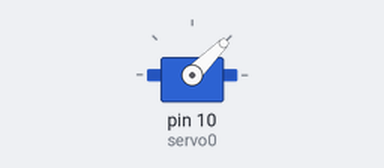
The sketch below on a simulated Arduino Uno, built with avr-gcc and run on an emulated ATmega328P. On the bench: servo.

Above: at 0.55 s.
At 4.5 s:
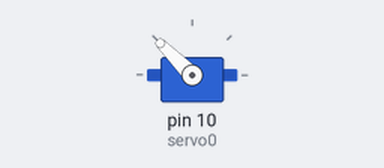
Timing chart, 0 to 5.7 s (numbered marks = the images above):
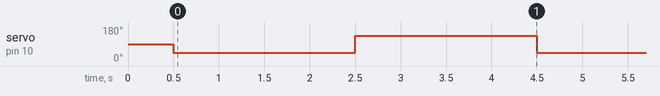

The sketch:

test1.ino
```cpp
#include <VarSpeedServo.h>

VarSpeedServo servo0;

void setup() {
  // put your setup code here, to run once:
  servo0.attach(10);

  Serial.begin(9600);

  servo0.write(90);
  delay(500);


}

void loop() {
  // put your main code here, to run repeatedly:
  servo0.write(45);
  delay(2000);
  servo0.write(135);
  delay(2000);
}
```

Measured:
- by itself, servo on pin 10 (servo0): alternates 135° for 2.0 s and 45° for 2.0 s
